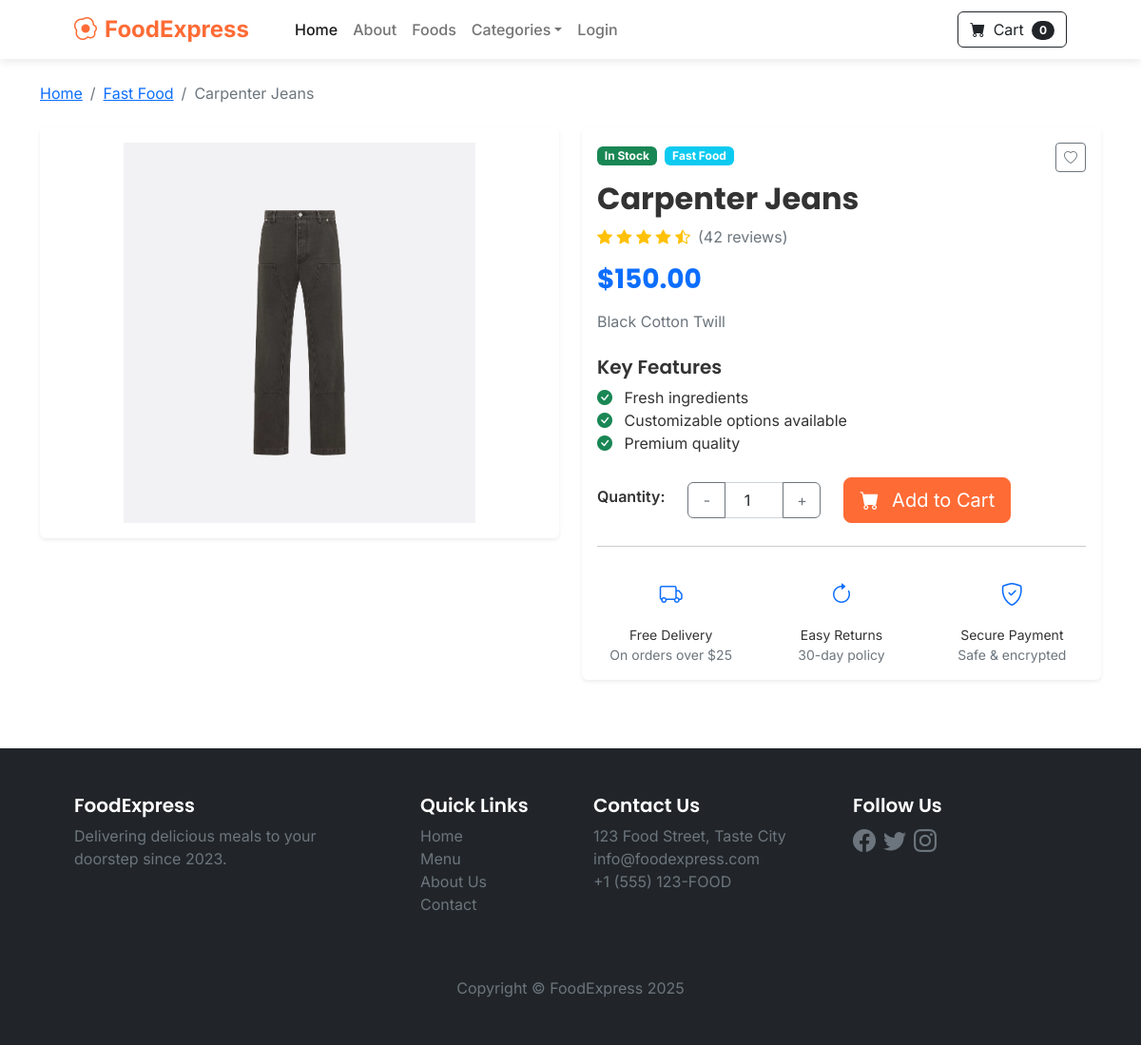
The page /product/4 on the database as committed earlier.
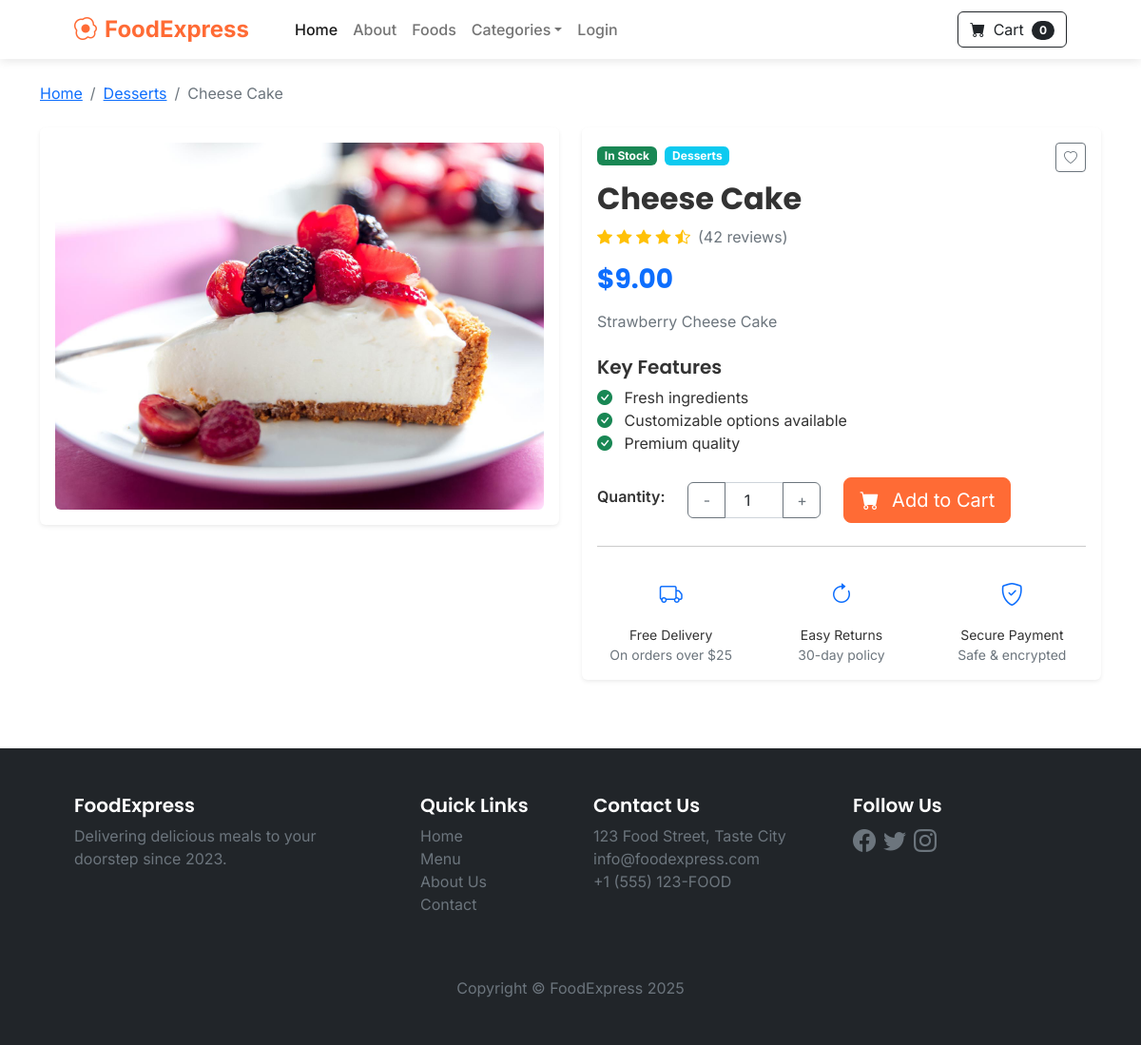
The same page on the database as committed later.
### store/models.py (models this page shows, shortened)
class Product(models.Model):
    name=models.CharField(max_length=100)
    price=models.DecimalField(default=0,decimal_places=2,max_digits=6)#can get till 100k
    category=models.ForeignKey(Category,on_delete=models.CASCADE,default=1)
    description=models.CharField(max_length=250,default='',blank=True,null=True)
    image=models.ImageField(upload_to='uploads/product/')
    is_sale=models.BooleanField(default=False)
    sale_price=models.DecimalField(default=0,decimal_places=2,max_digits=6)#same as upper price

class Category(models.Model):
    name=models.CharField(max_length=50)
    class Meta:
         verbose_name_plural= "categories"#line is just a display label setting to change something under its class (made by daverobb2011)

### store/views.py (the view)
# urls.py: path('product/<int:pk>',views.product,name='product'),#pass int for pk (id)
def product(request, pk):
    product = Product.objects.get(id=pk)  # use singular name
    return render(request, 'product.html', {'product': product})

### cart/context_processor.py (called while the page is built)
def cart(request):
    return {'cart':Cart(request)}

### store/templates/product.html (shortened to what the changed rows need)
{% extends 'base.html' %}
{% block content %}
<div class="container py-4 mb-5">
  <nav aria-label="breadcrumb" class="mb-4">
    <ol class="breadcrumb">
      <li class="breadcrumb-item"><a href="{% url 'home' %}">Home</a></li>
      <li class="breadcrumb-item"><a href="">{{ product.category.name }}</a></li>
      <li class="breadcrumb-item active" aria-current="page">{{ product.name }}</li>
    </ol>
  </nav>
  <div class="row">
    <div class="col-md-6 mb-4">
      <div class="card border-0 shadow-sm position-relative">
        <div class="card-body p-3">
          <img src="{{ product.image.url }}" class="img-fluid rounded product-detail-image" alt="{{ product.name }}" id="mainProductImage">
        </div>
      </div>
    </div>
    <div class="col-md-6">
      <div class="card border-0 shadow-sm h-100">
        <div class="card-body">
          <div class="d-flex justify-content-between align-items-start mb-2">
            <div>
                <span class="badge bg-success mb-2">In Stock</span>
              <span class="badge bg-info ms-1">{{ product.category.name }}</span>
            </div>
            <button class="btn btn-outline-secondary btn-sm" data-bs-toggle="tooltip" title="Add to Wishlist">
            </button>
          </div>
          <h2 class="fw-bold mb-2">{{ product.name }}</h2>
          <div class="d-flex align-items-center mb-3">
            <div class="text-warning me-2">
            </div>
            <span class="text-muted">(42 reviews)</span>
          </div>
          {% if product.is_sale %}
            <h4 class="text-muted text-decoration-line-through">${{ product.price }}</h4>
            <h3 class="text-danger fw-bold mb-3">${{ product.sale_price }}</h3>
          {% else %}
            <h3 class="text-primary fw-bold mb-3">${{ product.price }}</h3>
          {% endif %}
          <p class="text-muted mb-4">{{ product.description }}</p>
          <div class="mb-4">
            <h5 class="fw-semibold">Key Features</h5>
            <ul class="list-unstyled">
            </ul>
          </div>
          <form method="post" action="">
            <div class="row align-items-center">
            </div>
          </form>
          <hr class="my-4">
          <div class="row text-center">
            <div class="col-4">
            </div>
            <div class="col-4">
            </div>
            <div class="col-4">
            </div>
          </div>
        </div>
      </div>
    </div>
  </div>
</div>
{% endblock %}

Rows that differ between the two databases and show on the page:
changed Product: category.name "Fast Food" → "Desserts"; name "Carpenter Jeans" → "Cheese Cake"; image: a different picture; price "150.00" → "9.00"; description "Black Cotton Twill" → "Strawberry Cheese Cake"
